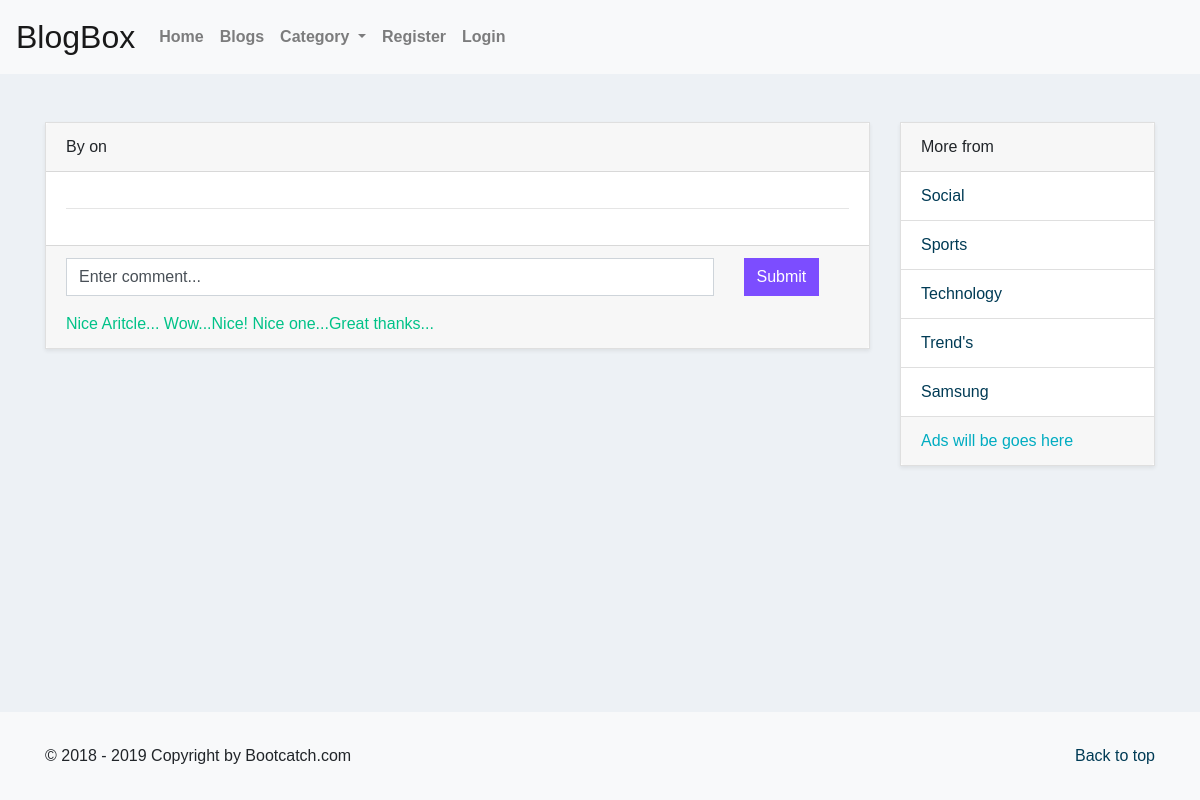
The page /article/33 on the database as committed earlier.
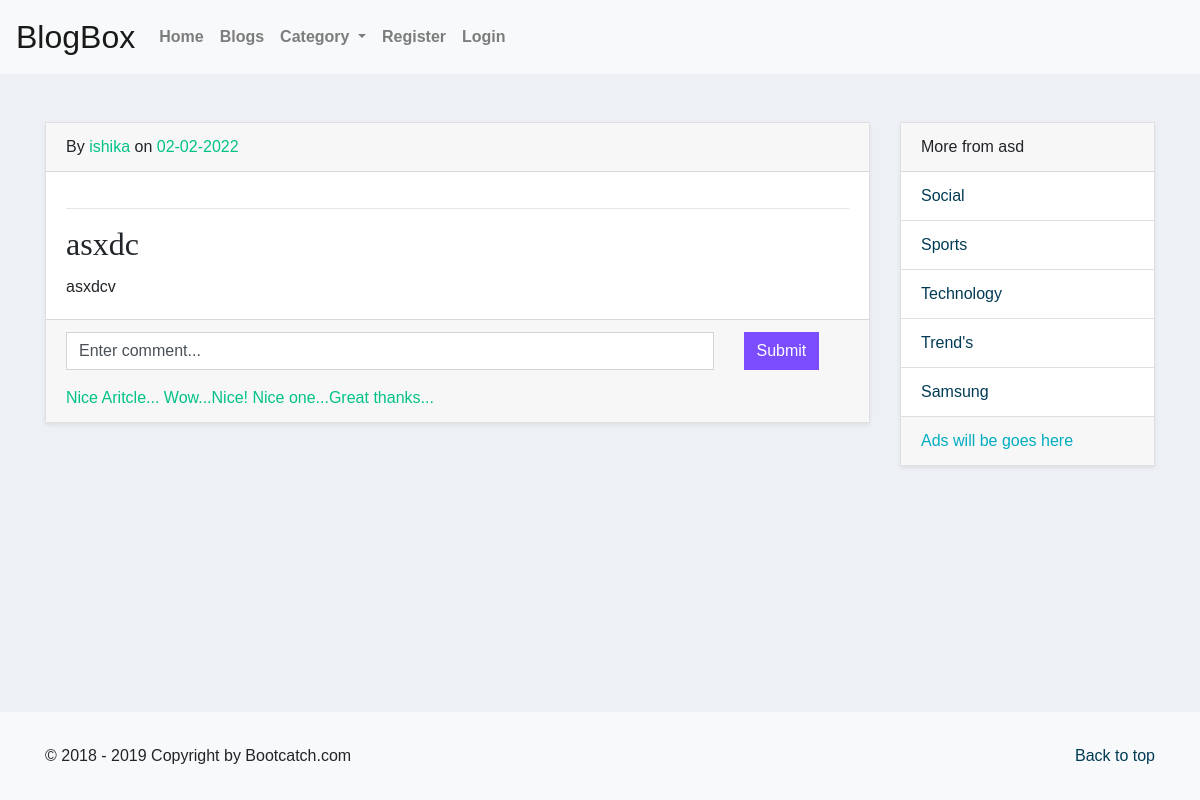
The same page on the database as committed later.
### Blog/models.py (models this page shows, shortened)
class PostBlog(models.Model):
    author = models.ForeignKey("auth.User",
        on_delete = models.CASCADE,
        verbose_name = "written by ")
    category = models.CharField(max_length=30, choices=CATEGORY_CHOICES)
    title = models.CharField(max_length=100)
    content = models.TextField()
    date_posted = models.DateTimeField(default=now)

### Blog/views.py (the view)
# urls.py: path('article/<id>',blog_views.article, name="article"),
def article(request, id):
    article = PostBlog.objects.filter(id=id).first()
    return render(request, "article.html" ,{"article": article})

### Blog/templates/Blog/article.html (shortened to what this page needs)
{% extends 'Blog/base.html' %} {% load static %}
{% block body_block %}
<div class="container mt-5">
    <div class="row main-section">
        <div class="col-sm-12 col-md-9 col-lg-9">
            <div class="card rounded-0 shadow-sm" >
                <div class="card-header">
                    <span>By </span>
                    <span class="text-success "> {{ article.author }} </span>
                    <span> on </span>
                    <span class="text-success"> {{ article.date_posted|date:"d-m-Y" }} </span>
                </div>
                <div class="card-body">
                    <hr>
                    <h2 class="card-title">{{ article.title }}</h2>
                    <p class="card-text">
                        {{ article.content }}
                    </p>
                </div>
                <div class="card-footer">
                    <div class="row">
                        <div class="col col-sm-10 col-md-10">
                            <div class="form-group">
                                <input type="text" name="comment" class="form-control rounded-0" value="Enter comment...">
                            </div>
                        </div>
                        <div class="col col-sm-2 col-md-2">
                            <button class="btn btn-warning rounded-0">Submit</button>
                        </div>
                    </div>
                    <div class="comment-section">
                        <span class="text-success bg-faded">Nice Aritcle...</span>
                        <span class="text-success">Wow...Nice!</span>
                        <span class="text-success">Nice one...Great thanks...</span>
                    </div>
                </div>
            </div>
        </div>
        <div class="col-sm-12 col-md-3 col-lg-3">
            <div class="card rounded-0 shadow-sm">
                <div class="card-header">
                    More from {{article.category}}
                </div>
                <ul class="list-group list-group-flush">
                    <li class="list-group-item"><a href="#">Social</a></li>
                    <li class="list-group-item"><a href="#">Sports</a></li>
                    <li class="list-group-item"><a href="#">Technology</a></li>
                    <li class="list-group-item"><a href="#">Trend's</a></li>
                    <li class="list-group-item"><a href="#">Samsung</a></li>
                </ul>
                <div class="card-footer">
                    <span class="text-info"> Ads will be goes here</span>
                </div>
            </div>
        </div>
    </div>
</div>
<div class="footer bg-light" id="footer">
    <div class="container">
        <div class="row">
            <div class="col-md-6">
                <p>© 2018 - 2019 Copyright by Bootcatch.com</p>
            </div>
            <div class="col-md-6 d-flex justify-content-end">
                <a href="#back-to-top">Back to top</a>
            </div>
        </div>
    </div>
</div>
{% endblock %}

Rows that differ between the two databases and show on the page:
added PostBlog: author "ishika", date_posted "02-02-2022", title "asxdc", content "asxdcv", category "asd"
